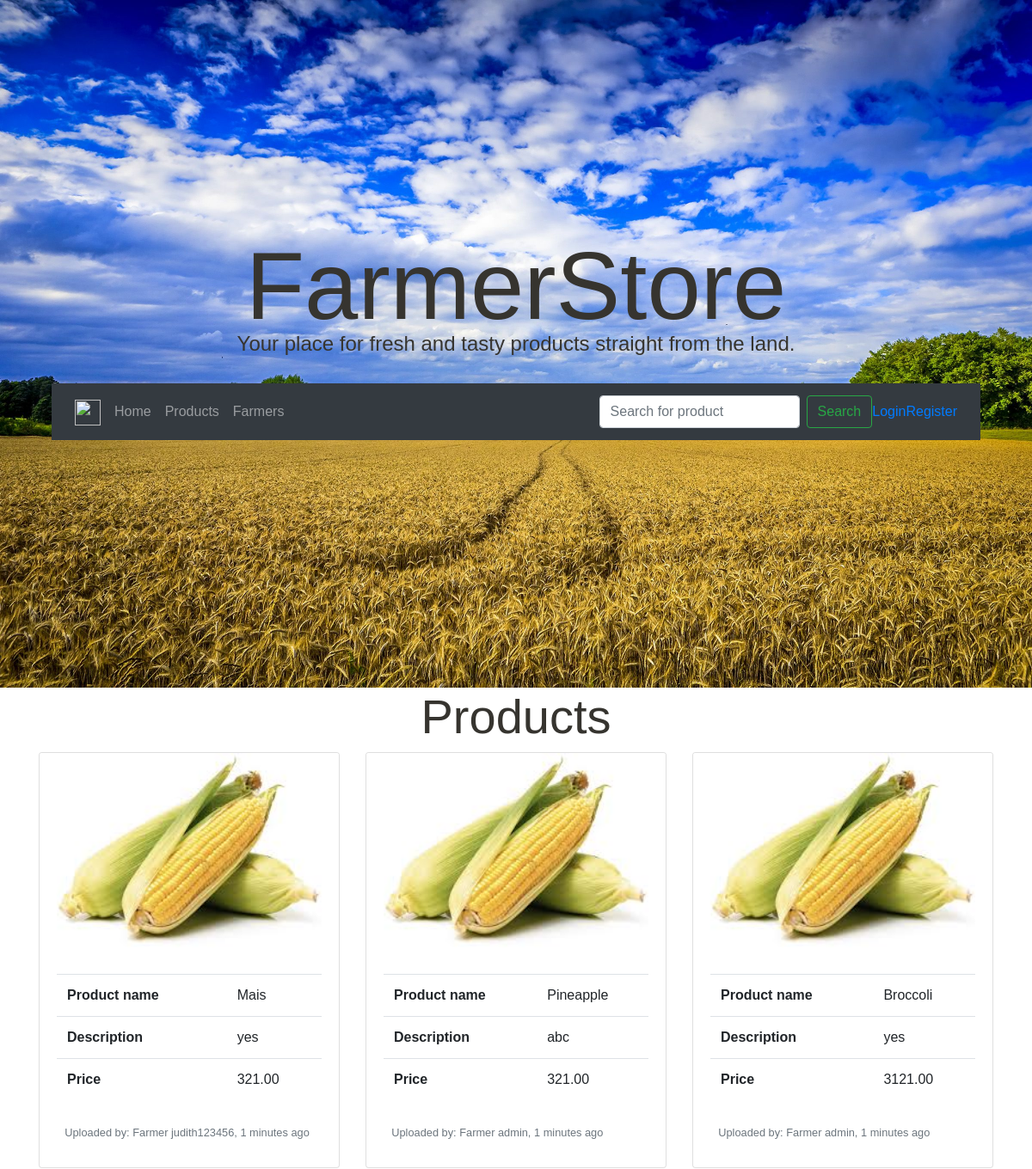
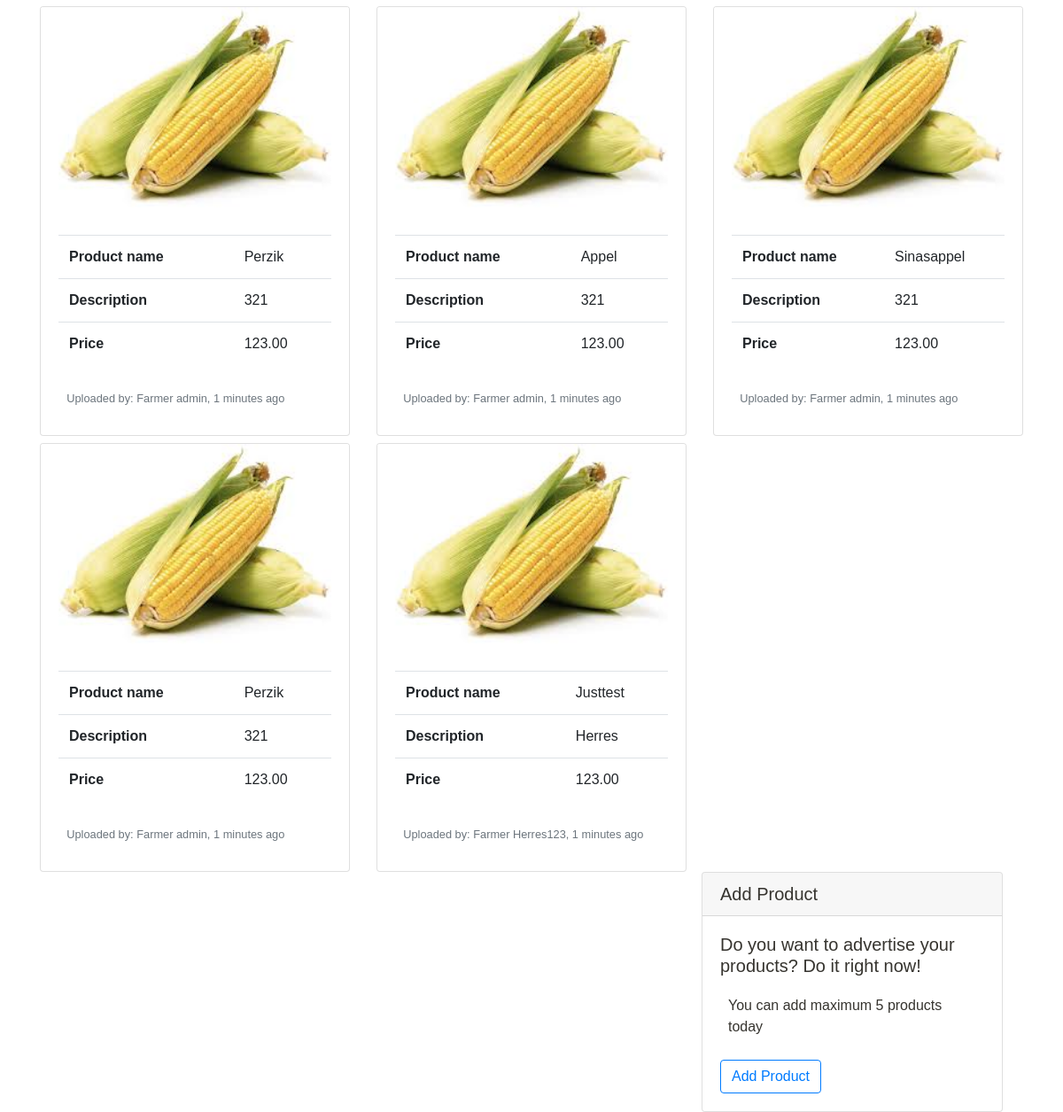
/profile/, run on the app's committed database (2 pictures, top to bottom).
### user_profile/models.py (models this page shows, shortened)
class Product(models.Model):
    product_name = models.CharField(max_length=200)
    product_description = models.CharField(max_length=300)
    product_price = models.DecimalField(max_digits=6, decimal_places=2)
    product_user = models.ForeignKey(User, on_delete=models.CASCADE)

### user_profile/views.py (the view)
# urls.py: path('profile/', include('user_profile.urls')),
def user_profile(request):
    template_name = 'user_profile/product.html'
    context = {'product':Product.objects.all()}
    return render(request, template_name, context)

### user_profile/templates/user_profile/product.html (shortened to what this page needs)
{% extends 'home_page/base.html' %} {%load static%} {%block styles%}
<link rel="stylesheet" href="{%static 'home_page/home.css'%}" />
{%endblock styles%}
{%block search%}
<form id="searchForm" class="form-inline my-2 my-lg-0" method="GET" action="{% url 'product-search'%}">
    <input class="form-control mr-sm-2" type="search" placeholder="Search for product" name="query" aria-label="Search">
    <button class="btn btn-outline-success my-2 my-sm-0" type="submit" value="Search">Search</button>
</form>
{%endblock search%}
{%block content%}
<div class="container">
  <div class="display-4 mx-auto text-center">
    Products
  </div>
</div>
{% if result %}
  <div class="container">
  <div class="row">
    {% for x in result %}
    <div class="col-md-4 mt-2">
      <div class="card">
        <a href="#" class="stretched-link" style="color:black;text-decoration: none;">
          <img class="card-img-top" src="{% static 'home_page/mais.jpg' %}"alt="Card image cap" />
          <div class="card-body">
            <table class="table">
              <tbody>
                <tr>
                  <th>Product name</th>
                  <td>{{x.product_name}}</td>
                </tr>
                <tr>
                  <th>Description</th>
                  <td>{{x.product_description}}</td>
                </tr>
                <tr>
                  <th>Price</th>
                  <td>{{x.product_price}}</td>
                </tr>
              </tbody>
            </table>
            <p class="card-text"><small class="text-muted">Uploaded by: Farmer {{x.product_user}}, 1 minutes ago</small></p>
          </div>
        </a>
      </div>
    </div>
    {%endfor%}
</div>
{%else%}
<div class="container">
  <div class="row">
    {% for prod in product %}
    <div class="col-md-4 mt-2">
      <div class="card">
        <a href="#" class="stretched-link" style="color:black;text-decoration: none;">
          <img class="card-img-top" src="{% static 'home_page/mais.jpg' %}"alt="Card image cap" />
          <div class="card-body">
            <table class="table">
              <tbody>
                <tr>
                  <th>Product name</th>
                  <td>{{prod.product_name}}</td>
                </tr>
                <tr>
                  <th>Description</th>
                  <td>{{prod.product_description}}</td>
                </tr>
                <tr>
                  <th>Price</th>
                  <td>{{prod.product_price}}</td>
                </tr>
              </tbody>
            </table>
            <p class="card-text"><small class="text-muted">Uploaded by: Farmer {{prod.product_user}}, 1 minutes ago</small></p>
          </div>
        </a>
      </div>
    </div>
    {%endfor%}
</div>
<div class="container">
    <div class="row">
      <div class="col-md-4 ml-auto mr-2">
        <div class="card">
          <h5 class="card-header">
            Add Product
          </h5>
          <div class="card-body">
            <h5 class="card-title">
              Do you want to advertise your products? Do it right now!
            </h5>
            <p class="card-text">You can add maximum 5 products today</p>
            <a href="{% url 'add-product' %}" class="btn btn-outline-primary">Add Product</a>
          </div>
        </div>
      </div>
    </div>
  </div>
</div>
{%endif%}
{%endblock content%}

### home_page/static/home_page/home.css (style rules this page uses)
html, body { height: 100%; width: 100%; font-family: sans-serif; color: #36342f; }
p { padding: 3%; }

### data on the page
Product: product_name "Mais", product_description "yes", product_price "321.00", product_user "judith123456"
Product: product_name "Pineapple", product_description "abc", product_price "321.00", product_user "admin"
Product: product_name "Broccoli", product_description "yes", product_price "3121.00", product_user "admin"
Product: product_name "Perzik", product_description "321", product_price "123.00", product_user "admin"
Product: product_name "Appel", product_description "321", product_price "123.00", product_user "admin"
Product: product_name "Sinasappel", product_description "321", product_price "123.00", product_user "admin"
Product: product_name "Perzik", product_description "321", product_price "123.00", product_user "admin"
Product: product_name "Justtest", product_description "Herres", product_price "123.00", product_user "Herres123"
